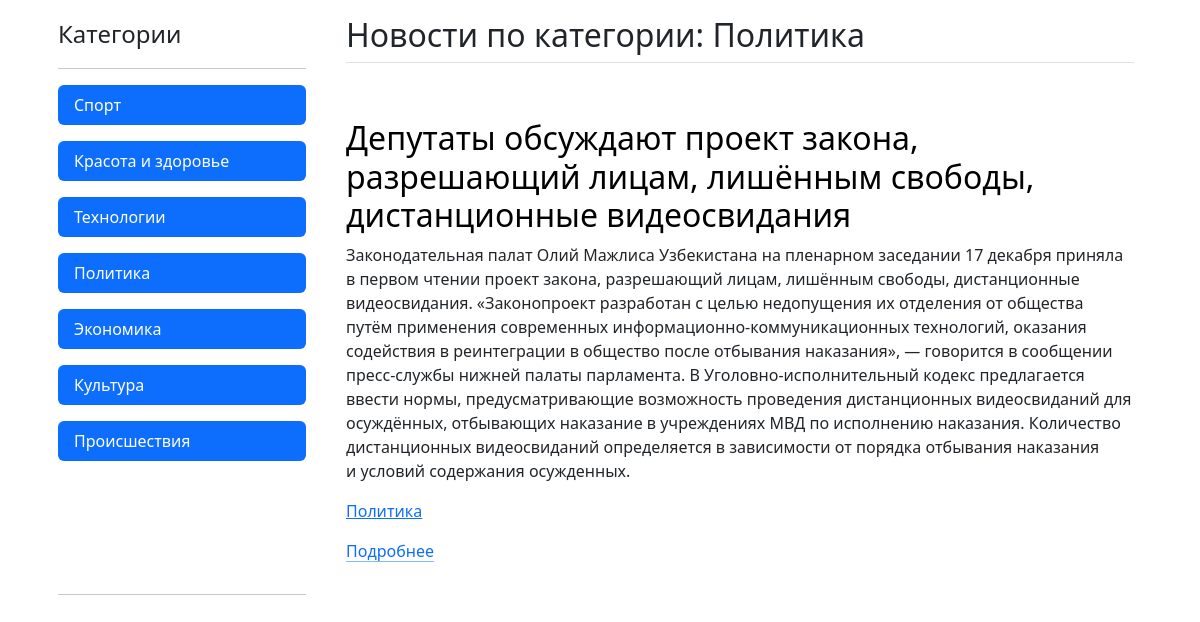
Page /category/4 on the committed database.
### index/models.py (models this page shows)
class Category(models.Model):
    category_name = models.CharField(max_length=32)
    added_date = models.DateTimeField(auto_now_add=True)
    def __str__(self):
        return self.category_name
    class Meta:
        verbose_name_plural = 'Категория новостей'

class News(models.Model):
    news_header = models.CharField(max_length=128)
    news_text = models.TextField()
    news_category = models.ForeignKey(Category, on_delete=models.CASCADE)
    added_date = models.DateTimeField(auto_now_add=True)
    def __str__(self):
        return self.news_header
    class Meta:
        verbose_name_plural = 'Новость'

### index/views.py (the view)
# urls.py: path('category/<int:pk>', views.category_page)
def category_page (request, pk):
    categories = Category.objects.get(id=pk)
    news = News.objects.filter(news_category=categories)
    all_categories = Category.objects.all()
    context = {
        'categories': categories,
        'news': news,
        'all_categories': all_categories
    }
    return render(request, 'news_on_category.html', context)

### index/templates/news_on_category.html (shortened to what this page needs)
<!DOCTYPE html>
<html lang="ru">
<head>
    <link rel="stylesheet" href="https://cdn.jsdelivr.net/npm/bootstrap@5.3.3/dist/css/bootstrap.min.css">
</head>
<body>
<div class="container d-flex 100">
    <div class="d-flex flex-column flex-shrink-0 p-3" style="width: 280px;">
        <span class="fs-4">Категории</span>
        <hr>
        <ul class="nav nav-pills flex-column mb-auto">
            {% for c in all_categories %}
            <li class="nav-item mb-3">
                <a href="/category/{{ c.id }}" class="nav-link active" aria-current="page">{{ c }}</a>
            </li>
            {% endfor %}
        </ul>
        <hr>
    </div>
    <div class="container px-4 py-3" id="featured-3">
    <h2 class="pb-2 border-bottom">Новости по категории: {{ categories }}</h2>
    {% for n in news %}
        <div class="row g-4 py-5 row-cols-1 row-cols-lg-1">
            <div class="feature col">
                <h3 class="fs-2 text-body-emphasis">{{ n }}</h3>
                <p>{{ n.news_text}}</p>
                <p><a href="/category/{{ c.id }}">{{ n.news_category}}</a></p>
                <a href="/news/{{ n.id }}" class="icon-link">Подробнее</a>
            </div>
        </div>
        {% endfor %}
    </div>
</body>
</html>

### rows in the picture
Category: category_name "Спорт"
Category: category_name "Красота и здоровье"
Category: category_name "Технологии"
Category: category_name "Политика"
Category: category_name "Экономика"
Category: category_name "Культура"
Category: category_name "Происшествия"
News: news_header "Депутаты обсуждают проект закона, разрешающий лицам, лишённым свободы, дистанционные видеосвидания", news_text "Законодательная палат Олий Мажлиса Узбекистана на пленарном заседании 17 декабря приняла в первом чтении проект закона, разрешающий лицам, лишённым свободы, дистанционные видеосвидания. «Законопроект разработан с целью недопущения их отделения от общества путём применения современных информационно-коммуникационных технологий, оказания содействия в реинтеграции в общество после отбывания наказания», — говорится в сообщении пресс-службы нижней палаты парламента. В Уголовно-исполнительный кодекс предлагается ввести нормы, предусматривающие возможность проведения дистанционных видеосвиданий для осуждённых, отбывающих наказание в учреждениях МВД по исполнению наказания. Количество дистанционных…", news_category "Политика"
